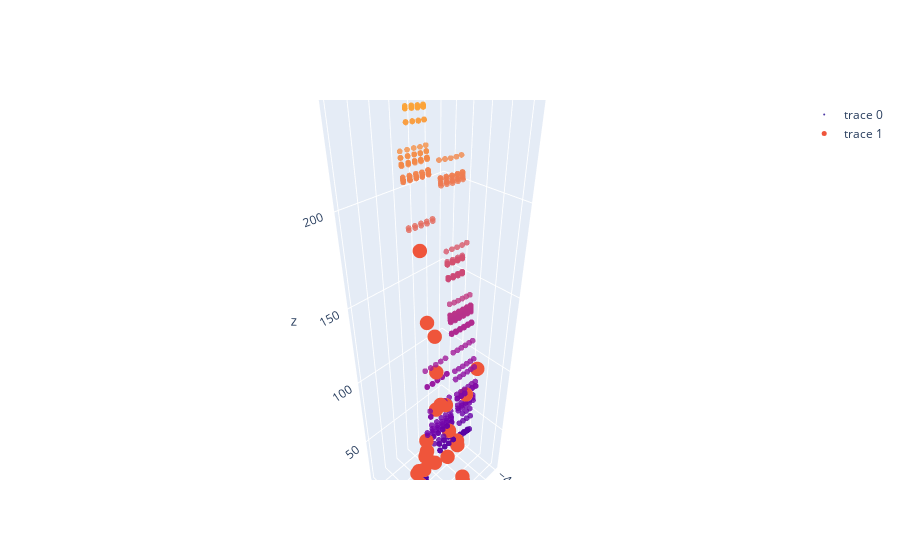

This figure's notebook cell:
### Markdown cell above
### 2. 可视化地面点

### Code cell
import plotly.graph_objects as go
import pandas as pd

df_tmp = pd.DataFrame(points_lane_camera[:, :3], columns=["x", "y", "z"])
df_tmp["norm"] = np.sqrt(np.power(df_tmp[["x", "y", "z"]].values, 2).sum(axis=1))
scatter = go.Scatter3d(
    x=df_tmp["x"],
    y=df_tmp["y"],
    z=df_tmp["z"],
    mode="markers",
    marker=dict(size=2, color=df_tmp["norm"], opacity=0.8),
)

df_tmp = pd.DataFrame(locs[:, :3], columns=["x", "y", "z"])
df_tmp["norm"] = np.sqrt(np.power(df_tmp[["x", "y", "z"]].values, 2).sum(axis=1))

scatter1 = go.Scatter3d(
    x=df_tmp["x"],
    y=df_tmp["y"],
    z=df_tmp["z"],
    mode="markers",
    marker=dict(size=5, color=100, opacity=1.0),
)

fig = go.Figure(data=[scatter, scatter1])
fig.update_layout(scene_aspectmode="data")
fig.show()

### Figure 1 — Plotly figure (JSON) as saved in the notebook; plotly's stock layout.template omitted (floating-point values rounded to 4 significant figures; data arrays with more than 128 entries replaced by an {"elided": "..."} marker saying what was removed)
{"data": [{"marker": {"color": {"elided": "666 float values"}, "opacity": 0.8, "size": 2}, "mode": "markers", "type": "scatter3d", "x": {"elided": "666 float values"}, "y": {"elided": "666 float values"}, "z": {"elided": "666 float values"}}, {"marker": {"color": 100, "opacity": 1, "size": 5}, "mode": "markers", "type": "scatter3d", "x": [7.445, 12.97, -22.15, -32.93, -4.52, -1.976, -2.317, -10.77, -5.812, 12.14, 3.538, 15.35, -3.35, 19.41, 10.38, -5.949, 11.37, 0.6625, -6.479, 18.75, -2.854, -10.9, 20.06, -10.84, -10.56], "y": [-3.82, -5.263, -8.808, -10.58, -25.04, -3.086, -18.77, -4.154, -17.11, -5.472, 1.951, -3.988, -13.53, -2.64, -7.129, -6.151, -5.751, -9.687, -9.379, -4.309, -9.836, 1.234, -4.212, 1.757, -3.577], "z": [59.27, 68.9, 86.73, 97.77, 179.8, 55.76, 144.0, 60.95, 134.2, 70.25, 26.27, 60.9, 114.1, 53.18, 78.12, 72.33, 71.61, 92.4, 90.31, 63.11, 93.11, 31.44, 62.43, 28.13, 57.6]}], "layout": {"scene": {"aspectmode": "data"}}}
